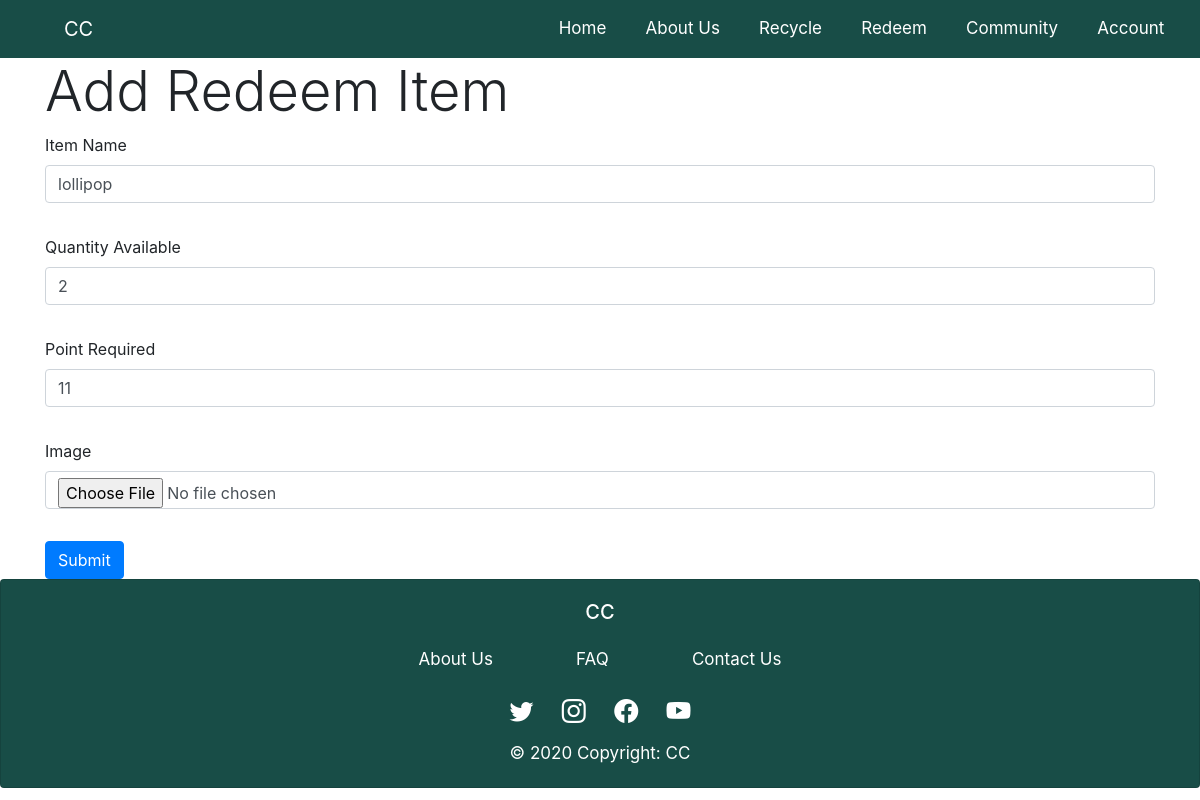
The app's page /updateRedeemItem/1 with its own data.
### app.py (models this page shows, shortened)
class Redeem(db.Model):
    id = db.Column(db.Integer, primary_key = True)
    name = db.Column(db.String(200), nullable = False, unique = True)
    date_added = db.Column(db.DateTime, default=datetime.utcnow)
    point_required = db.Column(db.Integer)
    itemImage = db.Column(db.String(200), nullable = False, unique = True)
    quantity_available = db.Column(db.Integer)
    redeemItem = db.relationship('RedeemedItem', backref = 'redeem', lazy = True)

### app.py (the view)
@app.route('/updateRedeemItem/<int:id>', methods=['GET', 'POST'])
def update_redeem_item(id):
    update_form = RedeemForm(CombinedMultiDict((request.files, request.form)))
    if request.method == 'POST' and update_form.validate():
        posterFile = update_form.itemImage.data
        savePosterPath = os.path.join(os.path.abspath(os.path.dirname(__file__)), app.config['UPLOAD_FOLDER'], secure_filename(posterFile.filename))
        posterFile.save(savePosterPath) # Save the file
        our_items = Redeem.query.filter_by(id = id).first()
        our_items.name = update_form.name.data
        our_items.point_required = update_form.point_required.data
        our_items.quantity_available = update_form.quantity_available.data
        our_items.itemImage = update_form.itemImage.data.filename
        db.session.commit()
        return redirect(url_for('redeem'))
    else:
        our_items = Redeem.query.filter_by(id = id).first()
        update_form.name.data = our_items.name
        update_form.point_required.data = our_items.point_required
        update_form.quantity_available.data = our_items.quantity_available
        update_form.itemImage.data= our_items.itemImage
    return render_template("createRedeemItem.html", form = update_form)

### app.py
class RedeemForm(Form):
    name = StringField('Item Name', [validators.Length(min=1, max=150), validators.DataRequired()])
    point_required = IntegerField('Point Required', [validators.NumberRange(min=1, max=100000), validators.DataRequired()])
    quantity_available = IntegerField('Quantity Available', [validators.NumberRange(min=1, max=100000), validators.DataRequired()])
    itemImage = FileField('Image')

### app.py (called while the page is built)
@app.before_request
def before_request():
    g.user = None
    if 'user id' in session:
        g.user = session['user id']

### templates/createRedeemItem.html (shortened to what this page needs)
{% extends "base.html" %}
{% block content %}
<div class="container">
<h1 class="display-4">Add Redeem Item</h1>
{% from "includes/_formHelper.html" import render_field %}
<form method="POST" action="" enctype="multipart/form-data">
    <div class="form-group pb-3">
        {{render_field(form.name, class="form-control")}}
    </div>
    <div class="form-group pb-3">
        {{render_field(form.quantity_available, class="form-control")}}
    </div>
    <div class="form-group pb-3">
        {{render_field(form.point_required, class="form-control")}}
    </div>
    <div class="form-group pb-3">
        {{render_field(form.itemImage, class="form-control")}}
    </div>
    <input type="submit" value="Submit" class="btn btn-primary"/>
</form>
</div>
{% endblock %}

### templates/includes/_formHelper.html (shortened to what this page needs)
{% macro render_field(field) %}
  {{ field.label }}
  {{ field(**kwargs)|safe }}
{% endmacro %}

### records on screen
Redeem: name "lollipop", quantity_available "2", point_required "11"

### other values on screen
{{ field.label }} "Item Name Quantity Available Point Required Image"
